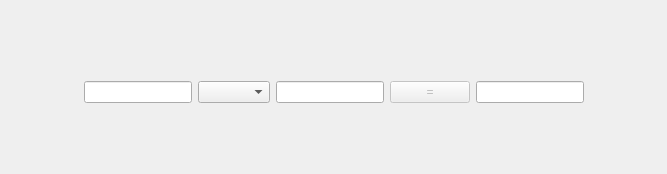
<?xml version="1.0" encoding="UTF-8"?>
<ui version="4.0">
 <class>Calculator</class>
 <widget class="QDialog" name="Calculator">
  <property name="geometry">
   <rect>
    <x>0</x>
    <y>0</y>
    <width>667</width>
    <height>174</height>
   </rect>
  </property>
  <property name="windowTitle">
   <string>Calculator</string>
  </property>
  <widget class="QWidget" name="">
   <property name="geometry">
    <rect>
     <x>0</x>
     <y>30</y>
     <width>667</width>
     <height>124</height>
    </rect>
   </property>
   <layout class="QVBoxLayout" name="verticalLayout">
    <item>
     <spacer name="verticalSpacer">
      <property name="orientation">
       <enum>Qt::Vertical</enum>
      </property>
      <property name="sizeHint" stdset="0">
       <size>
        <width>20</width>
        <height>40</height>
       </size>
      </property>
     </spacer>
    </item>
    <item>
     <layout class="QHBoxLayout" name="horizontalLayout_2">
      <item>
       <spacer name="horizontalSpacer">
        <property name="orientation">
         <enum>Qt::Horizontal</enum>
        </property>
        <property name="sizeHint" stdset="0">
         <size>
          <width>40</width>
          <height>20</height>
         </size>
        </property>
       </spacer>
      </item>
      <item>
       <layout class="QHBoxLayout" name="horizontalLayout">
        <item>
         <widget class="QLineEdit" name="m_editX">
          <property name="alignment">
           <set>Qt::AlignRight|Qt::AlignTrailing|Qt::AlignVCenter</set>
          </property>
         </widget>
        </item>
        <item>
         <widget class="QComboBox" name="m_cbBox"/>
        </item>
        <item>
         <widget class="QLineEdit" name="m_EditY">
          <property name="alignment">
           <set>Qt::AlignRight|Qt::AlignTrailing|Qt::AlignVCenter</set>
          </property>
         </widget>
        </item>
        <item>
         <widget class="QPushButton" name="m_button">
          <property name="enabled">
           <bool>false</bool>
          </property>
          <property name="text">
           <string>=</string>
          </property>
         </widget>
        </item>
        <item>
         <widget class="QLineEdit" name="m_editZ">
          <property name="alignment">
           <set>Qt::AlignRight|Qt::AlignTrailing|Qt::AlignVCenter</set>
          </property>
         </widget>
        </item>
       </layout>
      </item>
      <item>
       <spacer name="horizontalSpacer_2">
        <property name="orientation">
         <enum>Qt::Horizontal</enum>
        </property>
        <property name="sizeHint" stdset="0">
         <size>
          <width>40</width>
          <height>20</height>
         </size>
        </property>
       </spacer>
      </item>
     </layout>
    </item>
    <item>
     <spacer name="verticalSpacer_2">
      <property name="orientation">
       <enum>Qt::Vertical</enum>
      </property>
      <property name="sizeHint" stdset="0">
       <size>
        <width>20</width>
        <height>40</height>
       </size>
      </property>
     </spacer>
    </item>
   </layout>
  </widget>
 </widget>
 <resources/>
 <connections/>
</ui>
